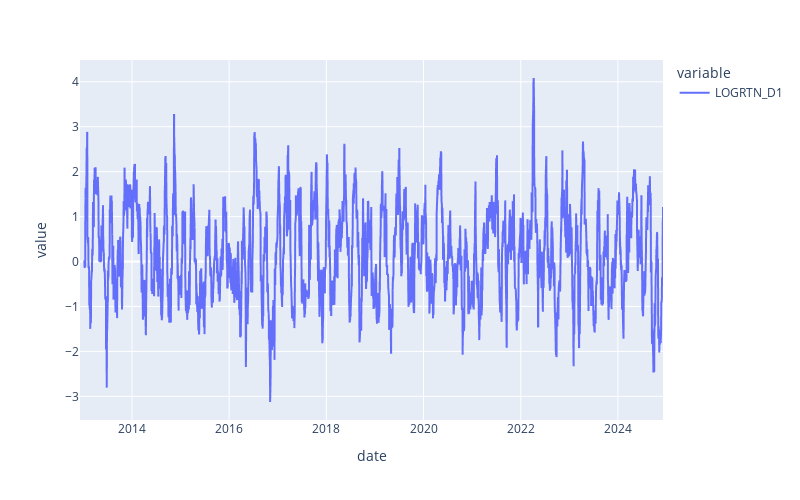

This figure's notebook cell:
### Markdown cell above
Risk-adjusted return: average return earned in excess of risk-free rate / volatility

### Code cell
Rf = 0.01/252 # annual risk free rate of return / trading days

sharpe_ratio = (log_returns.rolling(window=LAG).mean() - Rf)*LAG/volatility
sharpe_ratio.plot().update_layout(autosize=False, width=800, height=500)

### Figure 1 — Plotly figure (JSON) as saved in the notebook; plotly's stock layout.template omitted (floating-point values rounded to 4 significant figures; data arrays with more than 128 entries replaced by an {"elided": "..."} marker saying what was removed)
{"data": [{"hovertemplate": "variable=LOGRTN_D1<br>date=%{x}<br>value=%{y}<extra></extra>", "legendgroup": "LOGRTN_D1", "line": {"color": "#636efa", "dash": "solid"}, "marker": {"symbol": "circle"}, "mode": "lines", "name": "LOGRTN_D1", "showlegend": true, "type": "scattergl", "x": {"elided": "3032 str values"}, "xaxis": "x", "y": {"elided": "3032 float values"}, "yaxis": "y"}], "layout": {"autosize": false, "height": 500, "legend": {"title": {"text": "variable"}, "tracegroupgap": 0}, "margin": {"t": 60}, "width": 800, "xaxis": {"anchor": "y", "domain": [0, 1], "title": {"text": "date"}}, "yaxis": {"anchor": "x", "domain": [0, 1], "title": {"text": "value"}}}}
